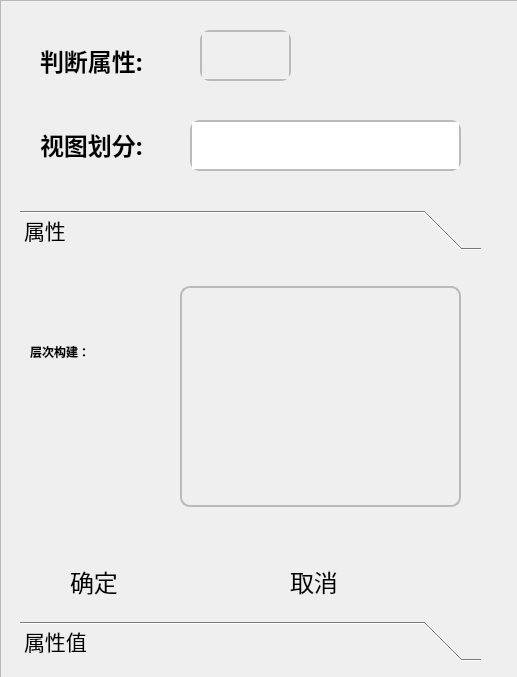
<?xml version="1.0" encoding="UTF-8"?>
<ui version="4.0">
 <class>buildGraular</class>
 <widget class="QWidget" name="buildGraular">
  <property name="geometry">
   <rect>
    <x>0</x>
    <y>0</y>
    <width>517</width>
    <height>677</height>
   </rect>
  </property>
  <property name="font">
   <font>
    <family>黑体</family>
    <pointsize>18</pointsize>
   </font>
  </property>
  <property name="windowTitle">
   <string>粒结构建立</string>
  </property>
  <property name="styleSheet">
   <string notr="true"/>
  </property>
  <widget class="QLabel" name="label">
   <property name="geometry">
    <rect>
     <x>40</x>
     <y>30</y>
     <width>141</width>
     <height>61</height>
    </rect>
   </property>
   <property name="styleSheet">
    <string notr="true">#label{
	border-radius:4px;
	background-color: transparent;
	font: 18pt &quot;微软雅黑&quot;;
	font-weight:bold;
	color: rgb(0,0,0);
}

</string>
   </property>
   <property name="text">
    <string>判断属性:</string>
   </property>
  </widget>
  <widget class="QTextEdit" name="textCount">
   <property name="enabled">
    <bool>false</bool>
   </property>
   <property name="geometry">
    <rect>
     <x>200</x>
     <y>30</y>
     <width>91</width>
     <height>51</height>
    </rect>
   </property>
   <property name="font">
    <font>
     <family>微软雅黑</family>
     <pointsize>18</pointsize>
    </font>
   </property>
   <property name="styleSheet">
    <string notr="true">border:2px solid rgb(186,186,186);
border-radius:10px
</string>
   </property>
  </widget>
  <widget class="QLabel" name="label_2">
   <property name="geometry">
    <rect>
     <x>40</x>
     <y>120</y>
     <width>151</width>
     <height>50</height>
    </rect>
   </property>
   <property name="styleSheet">
    <string notr="true">#label_2{
	border-radius:4px;
	background-color: transparent;
	font: 18pt &quot;微软雅黑&quot;;
	font-weight:bold;
	color: rgb(0,0,0);
}

</string>
   </property>
   <property name="text">
    <string>视图划分:</string>
   </property>
  </widget>
  <widget class="QTextEdit" name="textViewDiv">
   <property name="geometry">
    <rect>
     <x>190</x>
     <y>120</y>
     <width>271</width>
     <height>51</height>
    </rect>
   </property>
   <property name="font">
    <font>
     <family>微软雅黑</family>
     <pointsize>18</pointsize>
    </font>
   </property>
   <property name="styleSheet">
    <string notr="true">border:2px solid rgb(186,186,186);
border-radius:10px
</string>
   </property>
  </widget>
  <widget class="QFrame" name="top">
   <property name="geometry">
    <rect>
     <x>0</x>
     <y>0</y>
     <width>531</width>
     <height>681</height>
    </rect>
   </property>
   <property name="styleSheet">
    <string notr="true">  background-image: url(:/images/bg3.jpg);
  background-position: center;</string>
   </property>
   <property name="frameShape">
    <enum>QFrame::StyledPanel</enum>
   </property>
   <property name="frameShadow">
    <enum>QFrame::Raised</enum>
   </property>
   <widget class="QToolBox" name="tabCi">
    <property name="geometry">
     <rect>
      <x>20</x>
      <y>210</y>
      <width>461</width>
      <height>451</height>
     </rect>
    </property>
    <property name="font">
     <font>
      <family>黑体</family>
      <pointsize>16</pointsize>
     </font>
    </property>
    <property name="mouseTracking">
     <bool>true</bool>
    </property>
    <property name="styleSheet">
     <string notr="true">*{
background-color: transparent;
}
QTabWidget::tab-bar { 
	alignment: center; 
} 
QTabBar::tab:hover{ 
	color: rgb(0, 0, 0);
	background-color: transparent;
}
QTabWidget::pane{ 
	border:none;
}
QTabBar::tab {
    background-color: rgb(0, 0, 0); /* 标签页背景颜色 */
    font-family: 微软雅黑; /* 标签页字体类型 */
    font-size: 24px; /* 标签页字体大小 */
    color: rgb(255, 255, 255); /* 标签页字体颜色 */
    padding: 10px; /* 内边距 */
    border: 1px solid rgb(150, 150, 150); /* 边框 */
    border-top-left-radius: 5px; /* 左上角圆角 */
    border-top-right-radius: 5px; /* 右上角圆角 */
	min-width: 100px; /* 标签页最小宽度 */
    min-height: 30px; /* 标签页最小高度 */
}
QTabBar::tab:selected {
    background-color: rgb(255, 255, 255); /* 选中标签页的背景颜色 */
    color: rgb(0, 0, 0); /* 选中标签页的字体颜色 */
}
QTabWidget {
    background-color: rgb(240, 240, 240); /* 主体背景颜色 */
    font-family: 微软雅黑; /* 字体类型 */
    font-size: 18px; /* 字体大小 */
    color: rgb(50, 50, 50); /* 字体颜色 */
}
</string>
    </property>
    <widget class="QWidget" name="tabCiPage1">
     <property name="geometry">
      <rect>
       <x>0</x>
       <y>0</y>
       <width>461</width>
       <height>367</height>
      </rect>
     </property>
     <attribute name="label">
      <string>属性</string>
     </attribute>
     <widget class="QTextEdit" name="textLevelDiv">
      <property name="geometry">
       <rect>
        <x>160</x>
        <y>30</y>
        <width>281</width>
        <height>221</height>
       </rect>
      </property>
      <property name="font">
       <font>
        <family>微软雅黑</family>
        <pointsize>18</pointsize>
       </font>
      </property>
      <property name="styleSheet">
       <string notr="true">border:2px solid rgb(186,186,186);
border-radius:10px</string>
      </property>
      <property name="html">
       <string>&lt;!DOCTYPE HTML PUBLIC &quot;-//W3C//DTD HTML 4.0//EN&quot; &quot;http://www.w3.org/TR/REC-html40/strict.dtd&quot;&gt;
&lt;html&gt;&lt;head&gt;&lt;meta name=&quot;qrichtext&quot; content=&quot;1&quot; /&gt;&lt;style type=&quot;text/css&quot;&gt;
p, li { white-space: pre-wrap; }
&lt;/style&gt;&lt;/head&gt;&lt;body style=&quot; font-family:'微软雅黑'; font-size:18pt; font-weight:400; font-style:normal;&quot;&gt;
&lt;p style=&quot;-qt-paragraph-type:empty; margin-top:0px; margin-bottom:0px; margin-left:0px; margin-right:0px; -qt-block-indent:0; text-indent:0px;&quot;&gt;&lt;br /&gt;&lt;/p&gt;&lt;/body&gt;&lt;/html&gt;</string>
      </property>
     </widget>
     <widget class="QLabel" name="label_3">
      <property name="geometry">
       <rect>
        <x>10</x>
        <y>70</y>
        <width>151</width>
        <height>51</height>
       </rect>
      </property>
      <property name="styleSheet">
       <string notr="true">#label_3{
	border-radius:4px;
	background-color: transparent;
	font: 18pt &quot;微软雅黑&quot;;
	font-weight:bold;
	color: rgb(0,0,0);
}

</string>
      </property>
      <property name="text">
       <string>层次构建：</string>
      </property>
     </widget>
     <widget class="QPushButton" name="btnCancel">
      <property name="geometry">
       <rect>
        <x>270</x>
        <y>290</y>
        <width>121</width>
        <height>71</height>
       </rect>
      </property>
      <property name="font">
       <font>
        <family>黑体</family>
        <pointsize>18</pointsize>
       </font>
      </property>
      <property name="styleSheet">
       <string notr="true">#btnCancel{
    background: transparent;  
    color: white;  
	text-align: left;
	color: rgb(0, 0, 0);
	border-radius:10px
}
#btnCancel:hover{
	icon:url(:/images/error_hover.svg);
	color: rgb(144, 19, 158);
	background-color: transparent;
}
#btnCancel:pressed{
	padding-top:5px;
	padding-left:5px
}
</string>
      </property>
      <property name="text">
       <string>取消</string>
      </property>
      <property name="icon">
       <iconset resource="images/image.qrc">
        <normaloff>:/images/error.svg</normaloff>:/images/error.svg</iconset>
      </property>
     </widget>
     <widget class="QPushButton" name="btnOk">
      <property name="geometry">
       <rect>
        <x>50</x>
        <y>290</y>
        <width>121</width>
        <height>71</height>
       </rect>
      </property>
      <property name="font">
       <font>
        <family>黑体</family>
        <pointsize>18</pointsize>
       </font>
      </property>
      <property name="styleSheet">
       <string notr="true">#btnOk{
    background: transparent;  
    color: white;  
	text-align: left;
	color: rgb(0, 0, 0);
	border-radius:10px
}
#btnOk:hover{
	icon:url(:/images/correct_hover.svg);
	color: rgb(144, 19, 158);
	background-color: transparent;
}
#btnOk:pressed{
	padding-top:5px;
	padding-left:5px
}
</string>
      </property>
      <property name="text">
       <string>确定</string>
      </property>
      <property name="icon">
       <iconset resource="images/image.qrc">
        <normaloff>:/images/correct .svg</normaloff>:/images/correct .svg</iconset>
      </property>
     </widget>
     <widget class="QPushButton" name="tip2">
      <property name="geometry">
       <rect>
        <x>10</x>
        <y>10</y>
        <width>21</width>
        <height>28</height>
       </rect>
      </property>
      <property name="toolTip">
       <string>&lt;html&gt;&lt;head/&gt;&lt;body&gt;&lt;p&gt;&lt;span style=&quot; font-size:12pt; font-weight:600;&quot;&gt;属性中的层次构建格式&lt;/span&gt;&lt;/p&gt;&lt;p&gt;&lt;span style=&quot; font-size:12pt; font-weight:600;&quot;&gt;假设判断属性为6&lt;/span&gt;&lt;/p&gt;&lt;p&gt;&lt;span style=&quot; font-size:12pt; font-weight:600;&quot;&gt;视图的划分为1,2,3&lt;/span&gt;&lt;/p&gt;&lt;p&gt;&lt;span style=&quot; font-size:12pt; font-weight:600;&quot;&gt;层次构建的输入格式：&lt;/span&gt;&lt;/p&gt;&lt;p&gt;&lt;span style=&quot; font-size:12pt; font-weight:600;&quot;&gt;1&lt;/span&gt;&lt;/p&gt;&lt;p&gt;&lt;span style=&quot; font-size:12pt; font-weight:600;&quot;&gt;1,1&lt;/span&gt;&lt;/p&gt;&lt;p&gt;&lt;span style=&quot; font-size:12pt; font-weight:600;&quot;&gt;1,1,1&lt;/span&gt;&lt;/p&gt;&lt;p&gt;&lt;span style=&quot; font-size:12pt; font-weight:600;&quot;&gt;以回车来分割不同的视图，以逗号来分割不同视图中的层次划分，逗号是英文格式的逗号。&lt;/span&gt;&lt;/p&gt;&lt;/body&gt;&lt;/html&gt;</string>
      </property>
      <property name="styleSheet">
       <string notr="true">#tip2{
    background: transparent;  
    color: white;  
	text-align: left;
	color: rgb(0, 0, 0);
	border-radius:10px
}
#tip2:hover{
	icon:url(:/images/help_hover.svg);
	color: rgb(144, 19, 158);
	background-color: transparent;
}
#tip2:pressed{
	padding-top:5px;
	padding-left:5px
}
</string>
      </property>
      <property name="text">
       <string/>
      </property>
      <property name="icon">
       <iconset resource="images/image.qrc">
        <normaloff>:/images/help.svg</normaloff>:/images/help.svg</iconset>
      </property>
     </widget>
    </widget>
    <widget class="QWidget" name="tabCiPage2">
     <property name="geometry">
      <rect>
       <x>0</x>
       <y>0</y>
       <width>461</width>
       <height>367</height>
      </rect>
     </property>
     <attribute name="label">
      <string>属性值</string>
     </attribute>
     <widget class="QLabel" name="label_4">
      <property name="geometry">
       <rect>
        <x>10</x>
        <y>70</y>
        <width>151</width>
        <height>51</height>
       </rect>
      </property>
      <property name="styleSheet">
       <string notr="true">#label_4{
	border-radius:4px;
	background-color: transparent;
	font: 18pt &quot;微软雅黑&quot;;
	font-weight:bold;
	color: rgb(0,0,0);
}

</string>
      </property>
      <property name="text">
       <string>层次构建：</string>
      </property>
     </widget>
     <widget class="QTextBrowser" name="textCiRoot">
      <property name="enabled">
       <bool>false</bool>
      </property>
      <property name="geometry">
       <rect>
        <x>170</x>
        <y>70</y>
        <width>256</width>
        <height>51</height>
       </rect>
      </property>
      <property name="font">
       <font>
        <family>黑体</family>
        <pointsize>10</pointsize>
       </font>
      </property>
     </widget>
     <widget class="QPushButton" name="btnImpConfig">
      <property name="geometry">
       <rect>
        <x>20</x>
        <y>180</y>
        <width>211</width>
        <height>51</height>
       </rect>
      </property>
      <property name="font">
       <font>
        <family>黑体</family>
        <pointsize>18</pointsize>
       </font>
      </property>
      <property name="styleSheet">
       <string notr="true">#btnImpConfig{
    background: transparent;  
    color: white;  
	text-align: left;
	color: rgb(0, 0, 0);
	border-radius:10px
}
#btnImpConfig:hover{
	icon:url(:/images/inbox-out_hover.svg);
	color: rgb(144, 19, 158);
	background-color: transparent;
}
#btnImpConfig:pressed{
	padding-top:5px;
	padding-left:5px
}
</string>
      </property>
      <property name="text">
       <string>导入配置文件</string>
      </property>
      <property name="icon">
       <iconset resource="images/image.qrc">
        <normaloff>:/images/inbox-out.svg</normaloff>:/images/inbox-out.svg</iconset>
      </property>
     </widget>
     <widget class="QPushButton" name="btnResetCi">
      <property name="geometry">
       <rect>
        <x>310</x>
        <y>180</y>
        <width>111</width>
        <height>51</height>
       </rect>
      </property>
      <property name="font">
       <font>
        <family>黑体</family>
        <pointsize>18</pointsize>
       </font>
      </property>
      <property name="styleSheet">
       <string notr="true">#btnResetCi{
    background: transparent;  
    color: white;  
	text-align: left;
	color: rgb(0, 0, 0);
	border-radius:10px
}
#btnResetCi:hover{
	icon:url(:/images/refresh_hover.svg);
	color: rgb(144, 19, 158);
	background-color: transparent;
}
#btnResetCi:pressed{
	padding-top:5px;
	padding-left:5px
}
</string>
      </property>
      <property name="text">
       <string>重置</string>
      </property>
      <property name="icon">
       <iconset resource="images/image.qrc">
        <normaloff>:/images/refresh.svg</normaloff>:/images/refresh.svg</iconset>
      </property>
     </widget>
     <widget class="QPushButton" name="btnOkZ">
      <property name="geometry">
       <rect>
        <x>30</x>
        <y>290</y>
        <width>191</width>
        <height>61</height>
       </rect>
      </property>
      <property name="font">
       <font>
        <family>黑体</family>
        <pointsize>18</pointsize>
       </font>
      </property>
      <property name="styleSheet">
       <string notr="true">#btnOkZ{
    background: transparent;  
    color: white;  
	color: rgb(0, 0, 0);
	border-radius:10px
}
#btnOkZ:hover{
	icon:url(:/images/correct_hover.svg);
	color: rgb(144, 19, 158);
	background-color: transparent;
}
#btnOkZ:pressed{
	padding-top:5px;
	padding-left:5px
}
</string>
      </property>
      <property name="text">
       <string>确定</string>
      </property>
      <property name="icon">
       <iconset resource="images/image.qrc">
        <normaloff>:/images/correct .svg</normaloff>:/images/correct .svg</iconset>
      </property>
     </widget>
     <widget class="QPushButton" name="btnCancelZ">
      <property name="geometry">
       <rect>
        <x>262</x>
        <y>290</y>
        <width>181</width>
        <height>61</height>
       </rect>
      </property>
      <property name="font">
       <font>
        <family>黑体</family>
        <pointsize>18</pointsize>
       </font>
      </property>
      <property name="styleSheet">
       <string notr="true">#btnCancelZ{
    background: transparent;  
    color: white;  
	color: rgb(0, 0, 0);
	border-radius:10px
}
#btnCancelZ:hover{
	icon:url(:/images/error_hover.svg);
	color: rgb(144, 19, 158);
	background-color: transparent;
}
#btnCancelZ:pressed{
	padding-top:5px;
	padding-left:5px
}
</string>
      </property>
      <property name="text">
       <string>取消</string>
      </property>
      <property name="icon">
       <iconset resource="images/image.qrc">
        <normaloff>:/images/error.svg</normaloff>:/images/error.svg</iconset>
      </property>
     </widget>
     <widget class="QPushButton" name="tip3">
      <property name="geometry">
       <rect>
        <x>10</x>
        <y>0</y>
        <width>31</width>
        <height>28</height>
       </rect>
      </property>
      <property name="toolTip">
       <string>&lt;html&gt;&lt;head/&gt;&lt;body&gt;&lt;p&gt;&lt;span style=&quot; font-size:12pt; font-weight:600;&quot;&gt;根据属性值的层次构建主要是针对的连续值的情况&lt;/span&gt;&lt;/p&gt;&lt;p&gt;&lt;span style=&quot; font-size:12pt; font-weight:600;&quot;&gt;导入的配置文件必须是.txt形式的文件&lt;/span&gt;&lt;/p&gt;&lt;p&gt;&lt;span style=&quot; font-size:12pt; font-weight:600;&quot;&gt;假设判断属性为6 &lt;/span&gt;&lt;/p&gt;&lt;p&gt;&lt;span style=&quot; font-size:12pt; font-weight:600;&quot;&gt;视图的划分为2,2,2&lt;/span&gt;&lt;/p&gt;&lt;p&gt;&lt;span style=&quot; font-size:12pt; font-weight:600;&quot;&gt;导入的配置文件尾cs.txt&lt;/span&gt;&lt;/p&gt;&lt;p&gt;&lt;span style=&quot; font-size:12pt; font-weight:600;&quot;&gt;其中cs.txt的配置文件如下：&lt;/span&gt;&lt;/p&gt;&lt;p&gt;&lt;span style=&quot; font-family:'JetBrains Mono','monospace'; font-size:9.8pt; color:#a9b7c6; background-color:#2b2b2b;&quot;&gt;0-0 | 1-1&lt;/span&gt;&lt;span style=&quot; font-family:'JetBrains Mono','monospace'; font-size:9.8pt; color:#a9b7c6;&quot;&gt;&lt;br/&gt;0-89 | 90-120 | 120-250&lt;br/&gt;----&lt;br/&gt;0-0 | 1-1&lt;br/&gt;0-5.9 | 6-7.5 | 7.5-25&lt;br/&gt;----&lt;br/&gt;0-50 | 51-250&lt;br/&gt;18-30 | 31-40 | 41-50 | 51-65 | 66-100&lt;/span&gt;&lt;/p&gt;&lt;p&gt;&lt;span style=&quot; font-size:12pt; font-weight:600;&quot;&gt;其中每一行代表层次的构建，|代表将连续值按照属性值范围进行转化，0-89代表[0,89]前后都是闭区间，----代表不同视图之间的划分。&lt;/span&gt;&lt;/p&gt;&lt;p&gt;&lt;br/&gt;&lt;/p&gt;&lt;p&gt;&lt;span style=&quot; font-family:'JetBrains Mono','monospace'; font-size:10pt; font-weight:600; color:#a9b7c6;&quot;&gt;&lt;br/&gt;&lt;/span&gt;&lt;/p&gt;&lt;/body&gt;&lt;/html&gt;</string>
      </property>
      <property name="styleSheet">
       <string notr="true">#tip3{
    background: transparent;  
    color: white;  
	text-align: left;
	color: rgb(0, 0, 0);
	border-radius:10px
}
#tip3:hover{
	icon:url(:/images/help_hover.svg);
	color: rgb(144, 19, 158);
	background-color: transparent;
}
#tip3:pressed{
	padding-top:5px;
	padding-left:5px
}
</string>
      </property>
      <property name="text">
       <string/>
      </property>
      <property name="icon">
       <iconset resource="images/image.qrc">
        <normaloff>:/images/help.svg</normaloff>:/images/help.svg</iconset>
      </property>
     </widget>
    </widget>
   </widget>
   <widget class="QPushButton" name="tip1">
    <property name="geometry">
     <rect>
      <x>470</x>
      <y>130</y>
      <width>31</width>
      <height>28</height>
     </rect>
    </property>
    <property name="toolTip">
     <string>&lt;html&gt;&lt;head/&gt;&lt;body&gt;&lt;p&gt;&lt;span style=&quot; font-size:12pt; font-weight:600;&quot;&gt;假设判断属性为6&lt;/span&gt;&lt;/p&gt;&lt;p&gt;&lt;span style=&quot; font-size:12pt; font-weight:600;&quot;&gt;输入格式：1,2,3&lt;/span&gt;&lt;/p&gt;&lt;p&gt;&lt;span style=&quot; font-size:12pt; font-weight:600;&quot;&gt;代表有三个视图，第一个视图有1个判断属性，第二个视图有2个判断属性，第三个视图有3个判断属性，其中视图之间用英文，进行分割。&lt;/span&gt;&lt;/p&gt;&lt;/body&gt;&lt;/html&gt;</string>
    </property>
    <property name="styleSheet">
     <string notr="true">#tip1{
    background: transparent;  
    color: white;  
	text-align: left;
	color: rgb(0, 0, 0);
	border-radius:10px
}
#tip1:hover{
	icon:url(:/images/help_hover.svg);
	color: rgb(144, 19, 158);
	background-color: transparent;
}
#tip1:pressed{
	padding-top:5px;
	padding-left:5px
}
</string>
    </property>
    <property name="text">
     <string/>
    </property>
    <property name="icon">
     <iconset resource="images/image.qrc">
      <normaloff>:/images/help.svg</normaloff>:/images/help.svg</iconset>
    </property>
   </widget>
  </widget>
  <zorder>top</zorder>
  <zorder>textViewDiv</zorder>
  <zorder>textCount</zorder>
  <zorder>label_2</zorder>
  <zorder>label</zorder>
 </widget>
 <resources>
  <include location="images/image.qrc"/>
 </resources>
 <connections>
  <connection>
   <sender>btnOk</sender>
   <signal>clicked()</signal>
   <receiver>buildGraular</receiver>
   <slot>okConfig()</slot>
   <hints>
    <hint type="sourcelabel">
     <x>131</x>
     <y>556</y>
    </hint>
    <hint type="destinationlabel">
     <x>-224</x>
     <y>549</y>
    </hint>
   </hints>
  </connection>
  <connection>
   <sender>btnCancel</sender>
   <signal>clicked()</signal>
   <receiver>buildGraular</receiver>
   <slot>cancelWindow()</slot>
   <hints>
    <hint type="sourcelabel">
     <x>347</x>
     <y>578</y>
    </hint>
    <hint type="destinationlabel">
     <x>643</x>
     <y>588</y>
    </hint>
   </hints>
  </connection>
  <connection>
   <sender>btnImpConfig</sender>
   <signal>clicked()</signal>
   <receiver>buildGraular</receiver>
   <slot>impCi()</slot>
   <hints>
    <hint type="sourcelabel">
     <x>158</x>
     <y>514</y>
    </hint>
    <hint type="destinationlabel">
     <x>-277</x>
     <y>503</y>
    </hint>
   </hints>
  </connection>
  <connection>
   <sender>btnResetCi</sender>
   <signal>clicked()</signal>
   <receiver>buildGraular</receiver>
   <slot>resetCi()</slot>
   <hints>
    <hint type="sourcelabel">
     <x>391</x>
     <y>490</y>
    </hint>
    <hint type="destinationlabel">
     <x>729</x>
     <y>490</y>
    </hint>
   </hints>
  </connection>
  <connection>
   <sender>btnOkZ</sender>
   <signal>clicked()</signal>
   <receiver>buildGraular</receiver>
   <slot>okCi()</slot>
   <hints>
    <hint type="sourcelabel">
     <x>114</x>
     <y>636</y>
    </hint>
    <hint type="destinationlabel">
     <x>-150</x>
     <y>627</y>
    </hint>
   </hints>
  </connection>
  <connection>
   <sender>btnCancelZ</sender>
   <signal>clicked()</signal>
   <receiver>buildGraular</receiver>
   <slot>cancelWindow()</slot>
   <hints>
    <hint type="sourcelabel">
     <x>395</x>
     <y>608</y>
    </hint>
    <hint type="destinationlabel">
     <x>622</x>
     <y>611</y>
    </hint>
   </hints>
  </connection>
 </connections>
 <slots>
  <slot>cancelWindow()</slot>
  <slot>okConfig()</slot>
  <slot>impCi()</slot>
  <slot>resetCi()</slot>
  <slot>okCi()</slot>
 </slots>
</ui>
